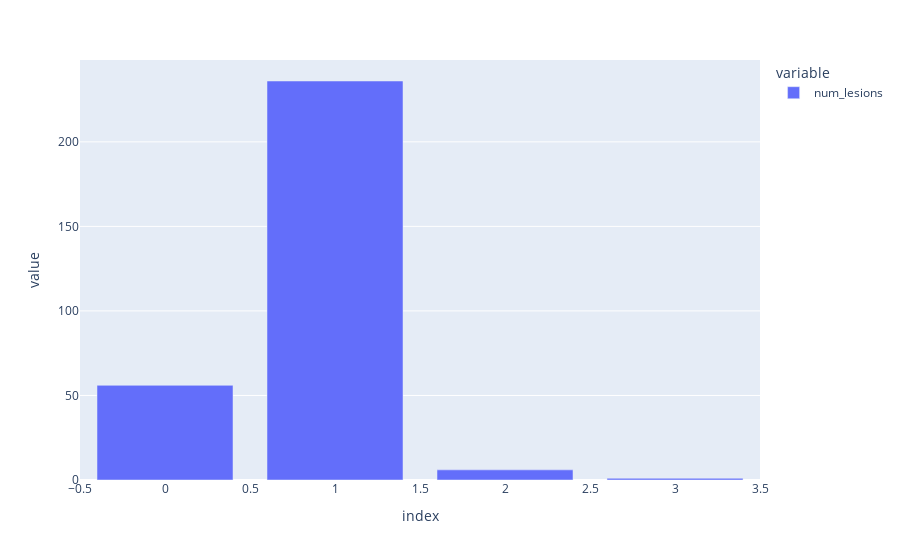

This figure's notebook cell:
### Markdown cell above
#### The points not falling on the axis indicate entries with >1 lesion types, 
- We therefore derive the count of lesions instead of information about the site, subtype etc, which is in an encoded format which can't be further used.

### Code cell
df.loc[df['lesion_1'] > 0, 'lesion_1'] = 1
df.loc[df['lesion_2'] > 0, 'lesion_2'] = 1
df.loc[df['lesion_3'] > 0, 'lesion_3'] = 1
# Storing counts
df['num_lesions'] = df['lesion_1'] + df['lesion_2'] + df['lesion_3']
df = df.drop(columns = ['lesion_1','lesion_2', 'lesion_3'], axis = 1)

print("Value distribution of num_lesions")
px.bar(df['num_lesions'].value_counts().sort_index())

### Figure 1 — Plotly figure (JSON) as saved in the notebook; plotly's stock layout.template omitted (floating-point values rounded to 4 significant figures)
{"data": [{"alignmentgroup": "True", "hovertemplate": "variable=num_lesions<br>index=%{x}<br>value=%{y}<extra></extra>", "legendgroup": "num_lesions", "marker": {"color": "#636efa", "pattern": {"shape": ""}}, "name": "num_lesions", "offsetgroup": "num_lesions", "orientation": "v", "showlegend": true, "textposition": "auto", "type": "bar", "x": [0, 1, 2, 3], "xaxis": "x", "y": [56, 236, 6, 1], "yaxis": "y"}], "layout": {"barmode": "relative", "legend": {"title": {"text": "variable"}, "tracegroupgap": 0}, "margin": {"t": 60}, "xaxis": {"anchor": "y", "domain": [0, 1], "title": {"text": "index"}}, "yaxis": {"anchor": "x", "domain": [0, 1], "title": {"text": "value"}}}}
